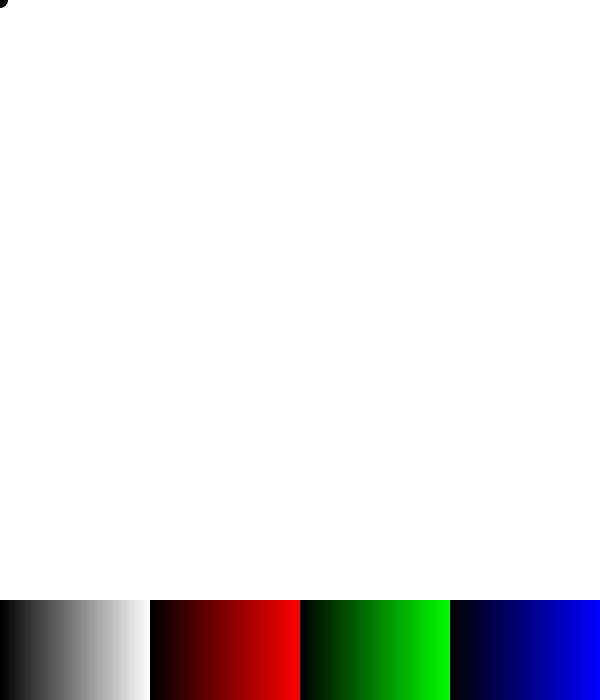
Frame 1 (no input)
Frame 60 (the mouse pressed at the canvas centre just before this capture): identical to frame 1, image omitted
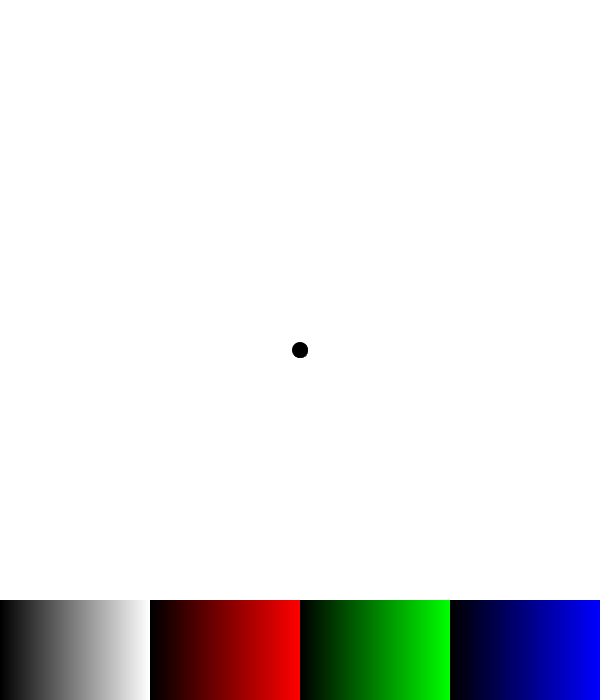
Frame 120 (the mouse held since frame 60 and released just before this capture)

The Processing sketch that drew these frames (run headless with seeded random() and noise(); from frame 60 on, the mouse is pressed at the canvas centre):

// Processing sketch: Paint
// ── Paint.pde
color[][] colors = new color[600][700];
int toolbarSize = 100;
Paintbrush brush;


void setup() {
  size(600, 700);
  brush = new Paintbrush();
  // white background
  for (int x = 0; x < width; x++) {
    for (int y = 0; y < height; y++) {
      colors[x][y] = color(255);
    }
  }
  drawToolbar();
}


void draw() {
  loadPixels();
  for (int x = 0; x < width; x++) {
    for (int y = 0; y < height; y++) {
      int index = x + y * width;
      pixels[index] = colors[x][y];
    }
  }
  updatePixels();
  noStroke();
  fill(brush.paintColor);
  ellipse(mouseX, mouseY, brush.size*2, brush.size*2);
}


void mouseDragged() {
  brush.drawCircle();
}

void mousePressed() {
  brush.updateColor(mouseX, mouseY);
  brush.drawCircle();
}

void keyPressed() {
  // adjust brushsize with arrowKeys
  if (keyCode == UP) {
    brush.changeSize(1);
  }
  else if (keyCode == DOWN) {
    brush.changeSize(-1);
  }
}
// ── Paintbrush.pde
class Paintbrush {
  int MAXSIZE = 32;
  int MINSIZE = 1;
  color paintColor = color(0);
  int size = 8;
  
  // changes the brush color depending on where the mouse clicked
  // only changes color when cursor is over the toolbar
  void updateColor(int x, int y) {
    if (y < height - toolbarSize) {
      return;
    }
    paintColor = colors[x][y];
  }
  
  void changeSize(int factor) {
    if (size >= MAXSIZE || size <= MINSIZE) {
      return;
    }
    size += factor;
  }
  
  // draws a circle around the mouse position with a given radius
  void drawCircle() {
    // dont draw on the tool bar
    if (mouseY >= height - toolbarSize) {
      return;
    }
    for (int x = mouseX - size; x < mouseX + size; x++) {
      for (int y = mouseY - size; y <mouseY + size; y++) {
        float distance = dist(mouseX, mouseY, x, y);
        if (distance <= size) {
          // check for out of bond at the edges of the canvas
          if (x >= 0 && x < width && y >= 0 && y < height) {
            // colors[x][y] = paintColor;
            colors[x][y] = overlayColor(colors[x][y]);
          }
        }
      }
    }
    // so overlapping circles get deleted
    drawToolbar();
  }
  
  color overlayColor(color current) {
    float r = (red(current) + red(paintColor)) / 2;
    float g = (green(current) + green(paintColor)) / 2;
    float b = (blue(current) + blue(paintColor)) / 2;
    return color(r, g, b);
  }
}
// ── ToolBar.pde
// draws the toolbar at the bottom of the screen
// global toolbar size gives the height of the toolbar

void drawToolbar() {
  // gray scale
  for (int x = 0; x < width/4; x++) {
    for (int y = height - toolbarSize; y < height; y++) {
      color c = color(map(x, 0, (width-1)/4, 0, 255));
      colors[x][y] = c;
    }
  }
  // red scale
  for (int x = width/4; x < 2 * width/4; x++) {
    for (int y = height - toolbarSize; y < height; y++) {
      color c = color(map(x, width/4, 2*(width-1)/4, 0, 255), 0, 0);
      colors[x][y] = c;
    }
  }
  // green scale
  for (int x = 2 * width/4; x < 3 * width/4; x++) {
    for (int y = height - toolbarSize; y < height; y++) {
      color c = color(0, map(x, 2 * width/4, 3 * (width-1)/4, 0, 255), 0);
      colors[x][y] = c;
    }
  }
  // blue scale
  for (int x = 3 * width/4; x < width; x++) {
    for (int y = height - toolbarSize; y < height; y++) {
      color c = color(0, 0, map(x, 3 * width/4, width-1, 0, 255));
      colors[x][y] = c;
    }
  }
}
